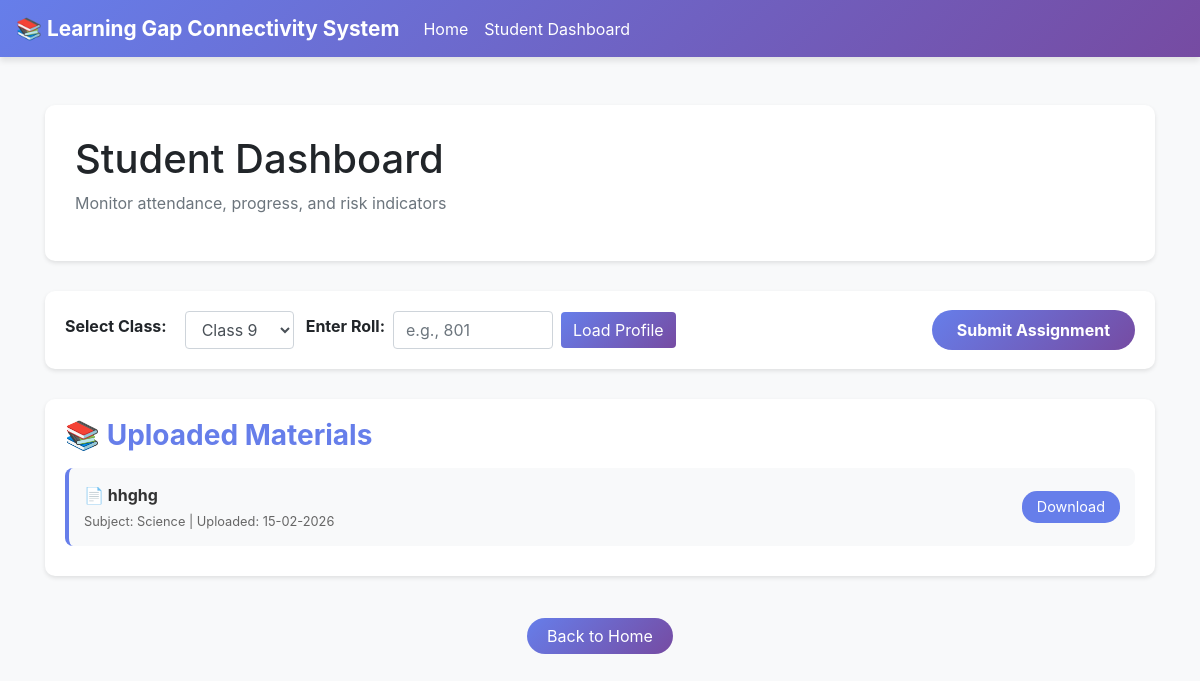
Screenshot of /student/dashboard?class=9 with the database file from the repository.
### app.py (models this page shows, shortened)
class Material(db.Model):
    id = db.Column(db.Integer, primary_key=True)
    filename = db.Column(db.String(200), nullable=False)
    class_id = db.Column(db.Integer, nullable=False)
    title = db.Column(db.String(100), nullable=False)
    subject = db.Column(db.String(50))
    uploaded_date = db.Column(db.DateTime, default=datetime.utcnow)
    created_at = db.Column(db.DateTime, default=datetime.utcnow)

### app.py (the view)
@app.route('/student/dashboard')
def student_dashboard():
    selected_class = request.args.get('class', default='8', type=str)
    roll_number = request.args.get('roll', default=None, type=str)
    current_student = None
    if roll_number:
        current_student = Student.query.filter_by(roll_number=roll_number).first()
    all_students = Student.query.filter_by(student_class=int(selected_class)).all()
    materials = Material.query.filter_by(class_id=int(selected_class)).all()
    student_submissions = []
    if current_student:
        student_submissions = Assignment.query.filter_by(
            student_id=current_student.id,
            class_id=int(selected_class)
        ).all()
    return render_template('student_dashboard.html',
                         students=all_students,
                         selected_class=selected_class,
                         current_student=current_student,
                         materials=materials,
                         student_submissions=student_submissions)

### templates/student_dashboard.html (shortened to what this page needs)
<!DOCTYPE html>
<html lang="en">
<head>
    <link rel="stylesheet" href="https://stackpath.bootstrapcdn.com/bootstrap/4.5.2/css/bootstrap.min.css">
</head>
<body>
    <nav class="navbar navbar-expand-lg navbar-light">
        <a class="navbar-brand" href="/">📚 Learning Gap Connectivity System</a>
        <div class="collapse navbar-collapse">
            <ul class="navbar-nav mr-auto">
                <li class="nav-item">
                    <a class="nav-link" href="/">Home</a>
                </li>
                <li class="nav-item active">
                    <a class="nav-link" href="/student/dashboard">Student Dashboard</a>
                </li>
            </ul>
        </div>
    </nav>
    <div class="container mt-5">
        <div class="page-header">
            <h1>Student Dashboard</h1>
            <p class="text-muted">Monitor attendance, progress, and risk indicators</p>
        </div>
        <div class="filter-section">
            <form method="get" action="/student/dashboard" style="display:flex; align-items:center; gap:12px; width:100%;">
                <div style="display:flex; align-items:center; gap:8px;">
                    <label for="classDropdown"><strong>Select Class:</strong></label>
                    <select class="form-control d-inline-block w-auto" id="classDropdown" name="class" onchange="this.form.submit()" style="margin-left: 10px;">
                        <option value="9" {% if selected_class == '9' %}selected{% endif %}>Class 9</option>
                    </select>
                </div>
                <div style="display:flex; align-items:center; gap:8px;">
                    <label for="rollInput"><strong>Enter Roll:</strong></label>
                    <input type="text" id="rollInput" name="roll" class="form-control" placeholder="e.g., 801" value="{{ current_student.roll_number if current_student else '' }}" style="width:160px;">
                    <button type="submit" class="btn btn-primary" style="background: linear-gradient(135deg, #667eea 0%, #764ba2 100%); border:none;">Load Profile</button>
                </div>
                <div style="margin-left:auto;">
                    <a href="/student/upload/{{ selected_class }}" class="btn-upload">Submit Assignment</a>
                </div>
            </form>
        </div>
        <div class="materials-section">
            <h3>📚 Uploaded Materials</h3>
            {% if materials %}
                <div>
                    {% for material in materials %}
                    <div class="material-item">
                        <div>
                            <span class="material-name">📄 {{ material.title }}</span>
                            <small style="display: block; color: #666; margin-top: 5px;">Subject: {{ material.subject }} | Uploaded: {{ material.uploaded_date.strftime('%d-%m-%Y') }}</small>
                        </div>
                        <a href="/uploads/{{ selected_class }}/{{ material.filename }}" class="btn-download" download>Download</a>
                    </div>
                    {% endfor %}
                </div>
            {% else %}
                <p class="text-muted">No materials uploaded yet.</p>
            {% endif %}
        </div>
        <div class="mt-5 text-center">
            <a href="/" class="btn-back">Back to Home</a>
        </div>
    </div>
</body>
</html>

### templates/student_dashboard.html (style rules this page uses)
body { background-color: #f8f9fa; }
.navbar { background: linear-gradient(135deg, #667eea 0%, #764ba2 100%) !important; box-shadow: 0 4px 6px rgba(0, 0, 0, 0.1); }
.navbar-brand { color: white !important; font-weight: bold; font-size: 1.3rem; }
.nav-link { color: white !important; }
.page-header { background: white; padding: 30px; margin-bottom: 30px; border-radius: 10px; box-shadow: 0 2px 4px rgba(0, 0, 0, 0.1); }
.filter-section { background: white; padding: 20px; border-radius: 10px; margin-bottom: 30px; box-shadow: 0 2px 4px rgba(0, 0, 0, 0.1); display: flex; justify-content: space-between; align-items: center; }
.btn-upload { background: linear-gradient(135deg, #667eea 0%, #764ba2 100%); color: white; border: none; padding: 10px 25px; border-radius: 20px; text-decoration: none; transition: all 0.3s; font-weight: bold; }
.materials-section { background: white; padding: 20px; border-radius: 10px; margin-bottom: 30px; box-shadow: 0 2px 4px rgba(0, 0, 0, 0.1); }
.materials-section h3 { color: #667eea; margin-bottom: 15px; font-weight: bold; }
.material-item { background: #f8f9fa; padding: 15px; border-radius: 8px; margin: 10px 0; display: flex; justify-content: space-between; align-items: center; border-left: 4px solid #667eea; }
.material-name { font-weight: bold; color: #333; }
.btn-download { background: #667eea; color: white; padding: 5px 15px; border-radius: 15px; text-decoration: none; font-size: 0.9rem; }
.btn-back { background: linear-gradient(135deg, #667eea 0%, #764ba2 100%); color: white; border: none; padding: 8px 20px; border-radius: 20px; text-decoration: none; transition: all 0.3s; }

### rows the page displays
Material: title "hhghg", subject "Science", uploaded_date "15-02-2026"
